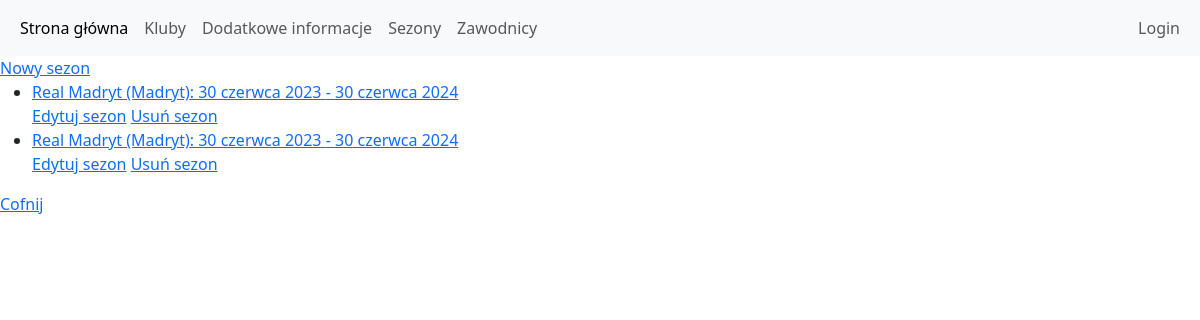
The page /kluby/portal/sezon_wszystkie/ on the database as committed earlier.
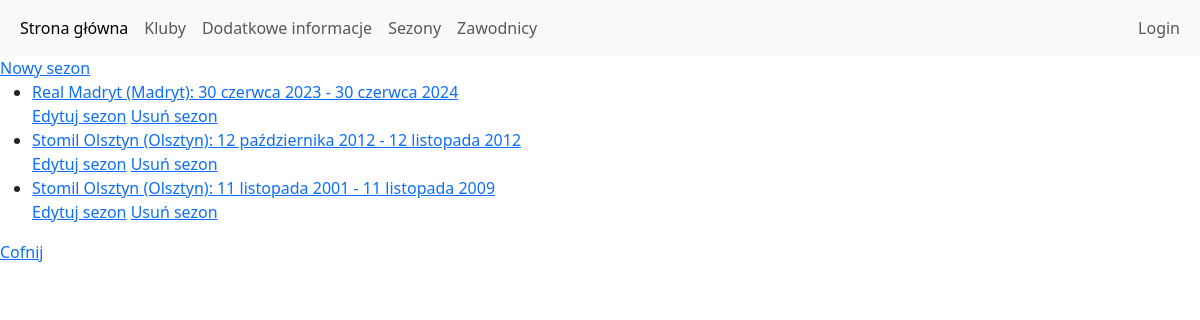
The same page on the database as committed later.
### kluby/models.py (models this page shows, shortened)
class Sezon(models.Model):
    opinia = models.TextField(default="", blank=True)
    start = models.DateField(null=True, blank=True)
    koniec = models.DateField(null=True, blank=True)
    klub = models.ForeignKey(Klub, on_delete=models.CASCADE, null=True, blank=True)

class Klub(models.Model):
    nazwa = models.CharField(max_length=64, blank=False, unique=True)
    miasto = models.CharField(max_length=64, blank=True, unique=False)
    rok_powstania = models.PositiveSmallIntegerField(null=True, blank=True)
    opis = models.TextField(default="")
    def __str__(self):
        return "{} ({})".format(self.nazwa, self.miasto)

### kluby/views.py (the view)
# urls.py: path('portal/sezon_wszystkie/', sezon_wszystkie, name='sezon_wszystkie'),
def sezon_wszystkie(request):
    sezon = Sezon.objects.all()
    context = {'sezony': sezon}
    return render(request, 'sezony/wszystkie.html', context)

### templates/sezony/wszystkie.html (shortened to what this page needs)
{% extends 'main/portal.html' %}
{% block strona %}
<a href="{% url 'sezon_nowy' %}">Nowy sezon</a>
{% if sezony %}
    <ul>
    {% for sezon in sezony %}
        <li><a href="/kluby/portal/sezon_szczegoly/{{ sezon.id }}/">{{ sezon.klub }}: {{ sezon.start }} - {{ sezon.koniec }}</a></li>
        <a href="/kluby/portal/sezon_edytuj/{{ sezon.id }}/" >Edytuj sezon</a>
        <a href="/kluby/portal/sezon_usun/{{ sezon.id }}/" >Usuń sezon</a>
    {% endfor %}
    </ul>
{% else %}
    <p>Brak sezonów.</p>
{% endif %}
<a href="{% url 'portal' %}">Cofnij</a>
{% endblock %}

### templates/main/portal.html (shortened to what this page needs)
{% extends 'main/glowny.html' %}
{% block nawigacja %}
<nav class="navbar navbar-expand-sm bg-light navbar-light">
  <div class="container-fluid">
    <ul class="navbar-nav">
      <li class="nav-item">
        <a class="nav-link active" href="/kluby/portal/">Strona główna</a>
      </li>
      <li class="nav-item">
        <a class="nav-link" href="/kluby/portal/klub_wszystkie/">Kluby</a>
      </li>
      <li class="nav-item">
        <a class="nav-link" href="/kluby/portal/extra_wszystkie/">Dodatkowe informacje</a>
      </li>
      <li class="nav-item">
        <a class="nav-link" href="/kluby/portal/sezon_wszystkie/">Sezony</a>
      </li>
       <li class="nav-item">
        <a class="nav-link" href="/kluby/portal/zawodnik_wszystkie/">Zawodnicy</a>
      </li>
    </ul>
    <ul class="nav navbar-nav navbar-right">
      {% if user.is_authenticated %}
      <li class="nav-item">
      <span>
      Witaj {{ user.username }}
      </span>
      <a class="nav-link" href="{% url 'logout' %}">Logout</a>
      </li>
      {% else %}
      <li class="nav-item">
      <a  class="nav-link" href="{% url 'login' %}">Login</a>
      </li>
      {% endif %}
    </ul>
  </div>
</nav>
{% endblock %}

### templates/main/glowny.html (shortened to what this page needs)
<!DOCTYPE html>
<html lang="en">
<head>
    {% load static %}
    <link rel="stylesheet" href="{% static 'moj.css' %}">
    <link rel="stylesheet" href="https://cdn.jsdelivr.net/npm/bootstrap@5.3.2/dist/css/bootstrap.min.css">
</head>
<body>
  {% block nawigacja %} {% endblock %}
  {% block strona %} {% endblock %}
</body>
</html>

Rows that differ between the two databases and show on the page:
removed Sezon: klub "Real Madryt (Madryt)", start "30 czerwca 2023", koniec "30 czerwca 2024"
added Sezon: klub "Stomil Olsztyn (Olsztyn)", start "12 października 2012", koniec "12 listopada 2012"
added Sezon: klub "Stomil Olsztyn (Olsztyn)", start "11 listopada 2001", koniec "11 listopada 2009"
